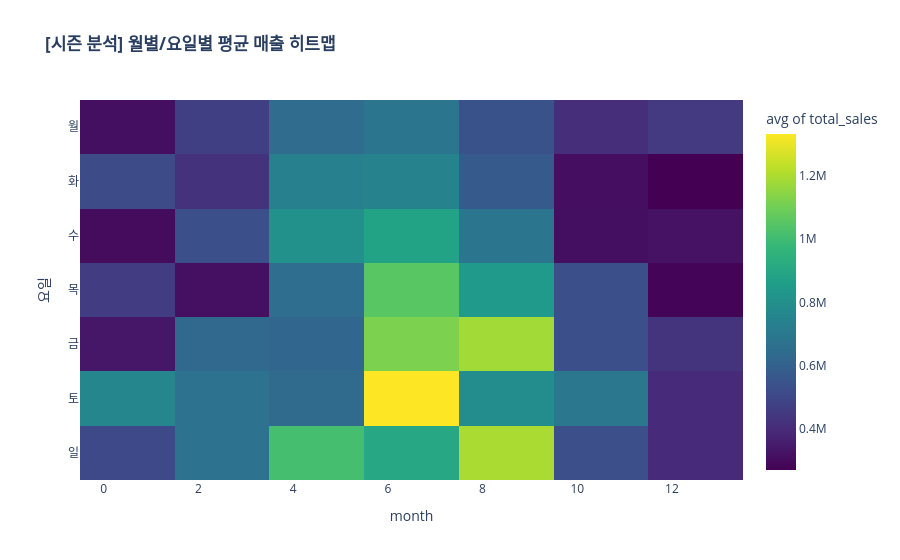

Notebook code for this chart:
### Markdown cell above
1. [Box Plot] "25도, 매출의 체급이 바뀌는 지점"
두 번째 그래프를 보면 기온 구간별로 매출의 '바닥'과 '천장'이 어떻게 변하는지 확실히 보입니다.

진짜 티핑 포인트는 25도: 20~25도 구간까지는 박스(매출의 50%가 모여있는 구간)가 100만 원 아래에 머물러 있지만, 25~30도 구간에 진입하는 순간 박스 전체가 100만 원 위로 쑥 올라갑니다.

하한선의 상승: 25도 이상이 되면 장사가 안되는 날조차도 10~20도 때의 평균만큼 매출이 나옵니다. 즉, "기온 25도 = 매출 안전빵" 구간인 셈이죠.

폭발적인 상한선: 25~30도 구간의 위쪽 수염(Whisker)이 300만 원 근처까지 뻗어 있습니다. 이 온도 대에서는 대박이 터질 확률이 압도적으로 높다는 뜻입니다.

2. [Scatter Plot] "기온이라는 엔진에 '요일' 부스터"
첫 번째 그래프는 기온이 오를 때 요일별로 누가 더 민감하게 반응하는지를 보여줍니다.

주말(금, 토, 일)의 가파른 기울기: 추세선을 보면 평일보다 주말 요일들의 기울기가 훨씬 가파릅니다. 기온이 1도 오를 때 주말은 평일보다 매출 상승 폭이 훨씬 크다는 것을 의미합니다.

겨울철의 반란: 영하권이나 0~10도 사이에서 툭툭 튀어 올라온 점들(Outliers)이 보이시나요? 이건 날씨 때문이 아니라 **특수 이벤트(명절, 기념일)**나 배달 프로모션의 영향일 가능성이 커요. 모델링할 때 이 날짜들을 따로 처리해 주면 예측률이 확 올라갑니다.

### Code cell
# 2. 기온과 불쾌지수의 히트맵 (Heatmap)
# 기온만 중요한 게 아니라 습도(불쾌지수)가 결합되었을 때 매출이 폭발하는 지점이 따로 있을 수 있습니다.


# 1. 기온과 불쾌지수를 반올림해서 그룹화
heatmap_data = merged_df.groupby(['month', '요일']).agg({'total_sales':'mean'}).reset_index()

# 2. 월별/요일별 매출 히트맵 (시즌성 파악)
fig_heat = px.density_heatmap(merged_df, x='month', y='요일', z='total_sales',
                              histfunc="avg",
                              title="<b>[시즌 분석] 월별/요일별 평균 매출 히트맵</b>",
                              category_orders={'요일': ['월', '화', '수', '목', '금', '토', '일']},
                              color_continuous_scale='Viridis')

fig_heat.show()

### Figure 1 — Plotly figure (JSON) as saved in the notebook; plotly's stock layout.template omitted (floating-point values rounded to 4 significant figures; data arrays with more than 128 entries replaced by an {"elided": "..."} marker saying what was removed)
{"data": [{"coloraxis": "coloraxis", "histfunc": "avg", "hovertemplate": "month=%{x}<br>요일=%{y}<br>avg of total_sales=%{z}<extra></extra>", "name": "", "type": "histogram2d", "x": {"elided": "507 int values"}, "xaxis": "x", "xbingroup": "x", "y": {"elided": "507 str values"}, "yaxis": "y", "ybingroup": "y", "z": {"elided": "507 float values"}}], "layout": {"coloraxis": {"colorbar": {"title": {"text": "avg of total_sales"}}, "colorscale": [[0, "#440154"], [0.1111, "#482878"], [0.2222, "#3e4989"], [0.3333, "#31688e"], [0.4444, "#26828e"], [0.5556, "#1f9e89"], [0.6667, "#35b779"], [0.7778, "#6ece58"], [0.8889, "#b5de2b"], [1, "#fde725"]]}, "legend": {"tracegroupgap": 0}, "title": {"text": "<b>[시즌 분석] 월별/요일별 평균 매출 히트맵</b>"}, "xaxis": {"anchor": "y", "domain": [0, 1], "title": {"text": "month"}}, "yaxis": {"anchor": "x", "categoryarray": ["일", "토", "금", "목", "수", "화", "월"], "categoryorder": "array", "domain": [0, 1], "title": {"text": "요일"}}}}
